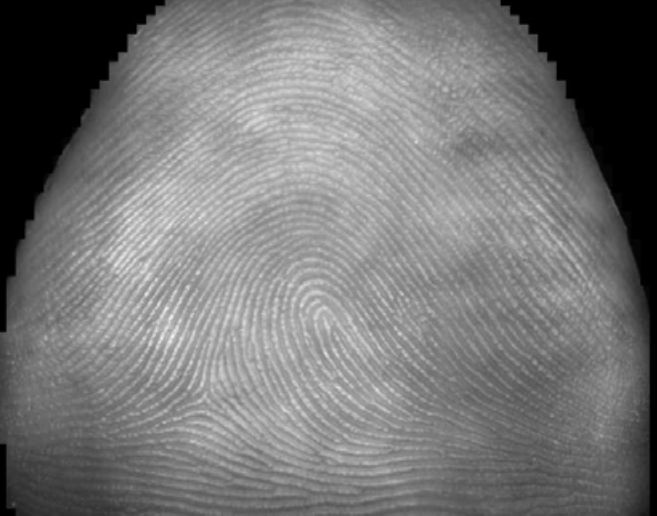
#> input picture min/foto.png, 657 x 516 px
$ python ana.py
#> lines starting #> are read from the running program, lines starting #| are printed output that depends on the picture
import cv2
import numpy as np
import math
import subprocess
import os

def gamma_transform(number):
	gamma = 1.5
	const = 1	#Not 0.25 as the paper
	result = 255*const*((number/255)**gamma)
	return result

def local_histogram_equalization_and_gamma_transform(img):
	h, w = img.shape
	img_aux_border = cv2.copyMakeBorder(img,0,8,0,8,cv2.BORDER_CONSTANT,value=0)
	for x in range (0, w, 8):
		for y in range (0, h, 8):
			region = img_aux_border[y:y+8, x:x+8]
			hist_region,bins = np.histogram(region.flatten(),256,[0,256], density=True)
			normalized_CDF_region = hist_region.cumsum()*255
			for p in range (0, 8):
				for q in range (0, 8):
					if(x+p<w and y+q<h):
						img[y+q, x+p] = int(gamma_transform(normalized_CDF_region[region[q, p]]))
	return img

def gaussian_low_pass_filter(img, kernel):
	sigma = kernel/(2*(math.sqrt(2*(math.log(2)))))
	img = cv2.GaussianBlur(img, (kernel, kernel), sigma)
	return img

def average_img (img1, img2, img3, img4):
	img = img1.copy()
	h, w = img.shape
	for x in range (0, w):
		for y in range (0, h):
			pixel = int(img1[y, x])+int(img2[y, x])+int(img3[y, x])+int(img4[y, x])
			pixel /= 4
			img[y, x] = int(pixel)
	return img

def binarization (img):
	os.system("mindtct nova.png oroot/oroot")
	img_aux = img.copy()
	h, w = img.shape
	brw_file = open("oroot/oroot.brw", "rb")
	for y in range (0, h):
		for x in range (0, w):
			img_aux[y, x] = ord(brw_file.read(1))
	brw_file.close()
	return img_aux


img = cv2.imread("foto.png", 0)
#> img is the input picture: shape (516, 657); min 0, max 248, mean 118.3
immg = img.copy()
img = local_histogram_equalization_and_gamma_transform(img)
#> in local_histogram_equalization_and_gamma_transform, `img_aux_border = cv2.copyMakeBorder(img,0,8,0,8,cv2.BORDER_CONSTANT,va..`:
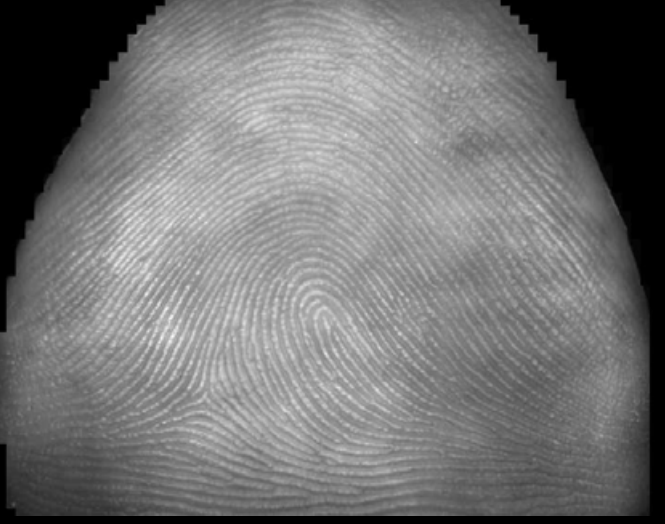
#> img_aux_border: shape (524, 665); min 0, max 248, mean 115.1
#> after the loop in local_histogram_equalization_and_gamma_transform, `for x in range (0, w, 8):`:
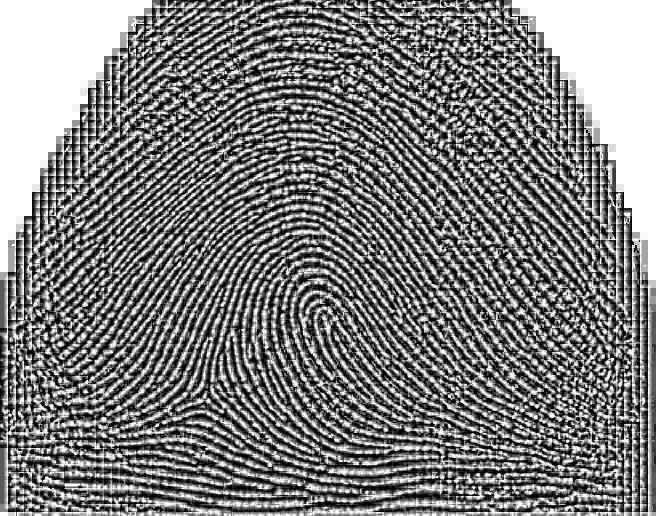
#> img: shape (516, 657); min 0, max 255, mean 125.6
img_kern_3 = gaussian_low_pass_filter(img, 3)
#> in gaussian_low_pass_filter, `img = cv2.GaussianBlur(img, (kernel, kernel), sigma)`:
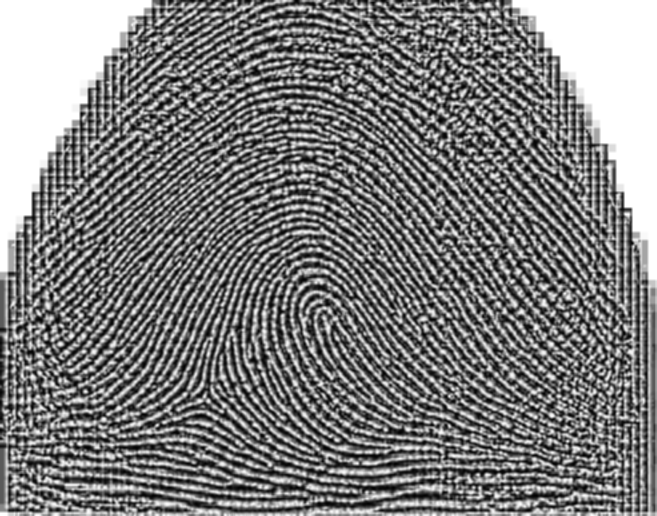
#> img: shape (516, 657); min 1, max 255, mean 125.5
img_kern_5 = gaussian_low_pass_filter(img, 5)
#> call 2 of gaussian_low_pass_filter, with kernel = 5
#> in gaussian_low_pass_filter (call 2), `img = cv2.GaussianBlur(img, (kernel, kernel), sigma)`:
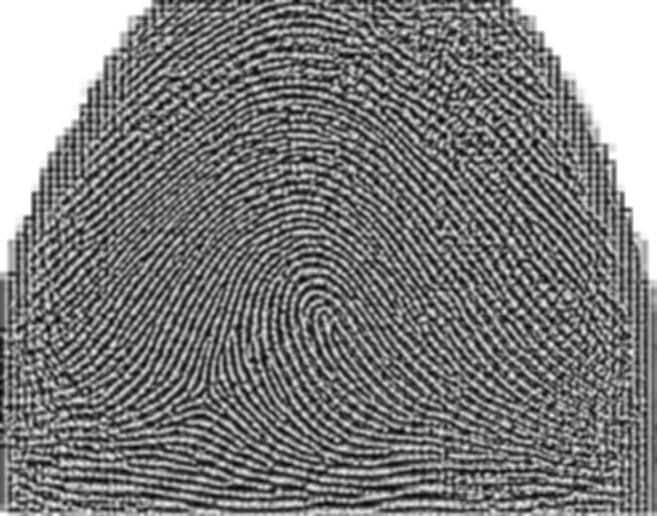
#> img: shape (516, 657); min 8, max 255, mean 125.5
img_kern_7 = gaussian_low_pass_filter(img, 7)
#> call 3 of gaussian_low_pass_filter, with kernel = 7
#> in gaussian_low_pass_filter (call 3), `img = cv2.GaussianBlur(img, (kernel, kernel), sigma)`:
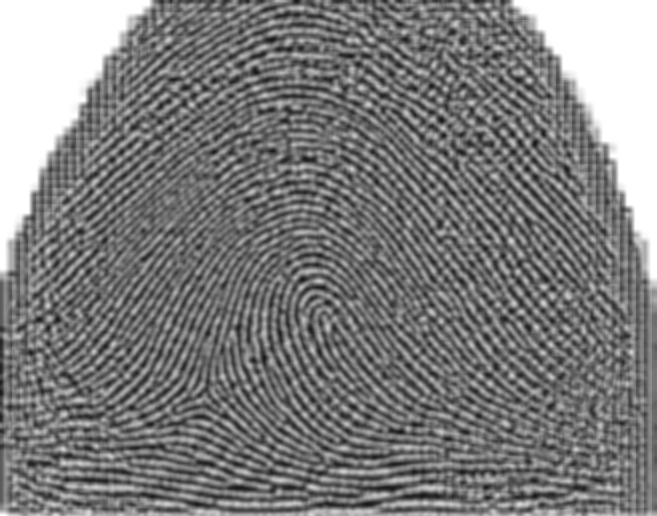
#> img: shape (516, 657); min 22, max 255, mean 125.5
img_kern_9 = gaussian_low_pass_filter(img, 9)
#> call 4 of gaussian_low_pass_filter, with kernel = 9
#> in gaussian_low_pass_filter (call 4), `img = cv2.GaussianBlur(img, (kernel, kernel), sigma)`:
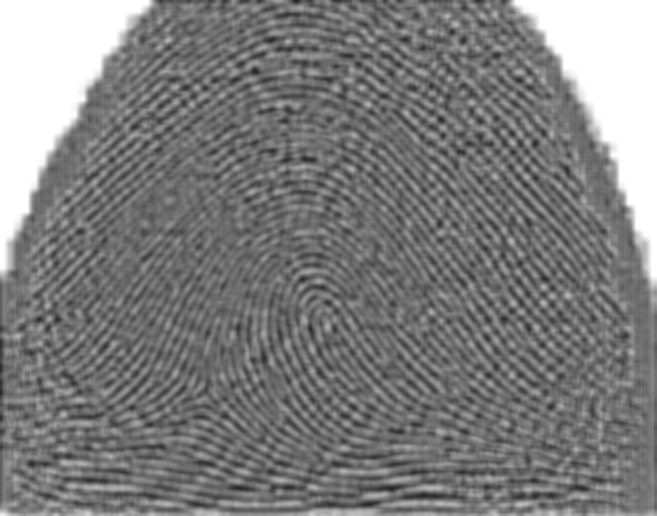
#> img: shape (516, 657); min 35, max 255, mean 125.5
img2 = average_img(img_kern_3, img_kern_5, img_kern_7, img_kern_9)
#img2 = cv2.adaptiveThreshold(img,255,cv2.ADAPTIVE_THRESH_GAUSSIAN_C, cv2.THRESH_BINARY, 51, 20)

cv2.imshow('image',img2)
cv2.imwrite("nova.png", img2)

#> (the run stopped early here; a loop or call above may not have finished)
